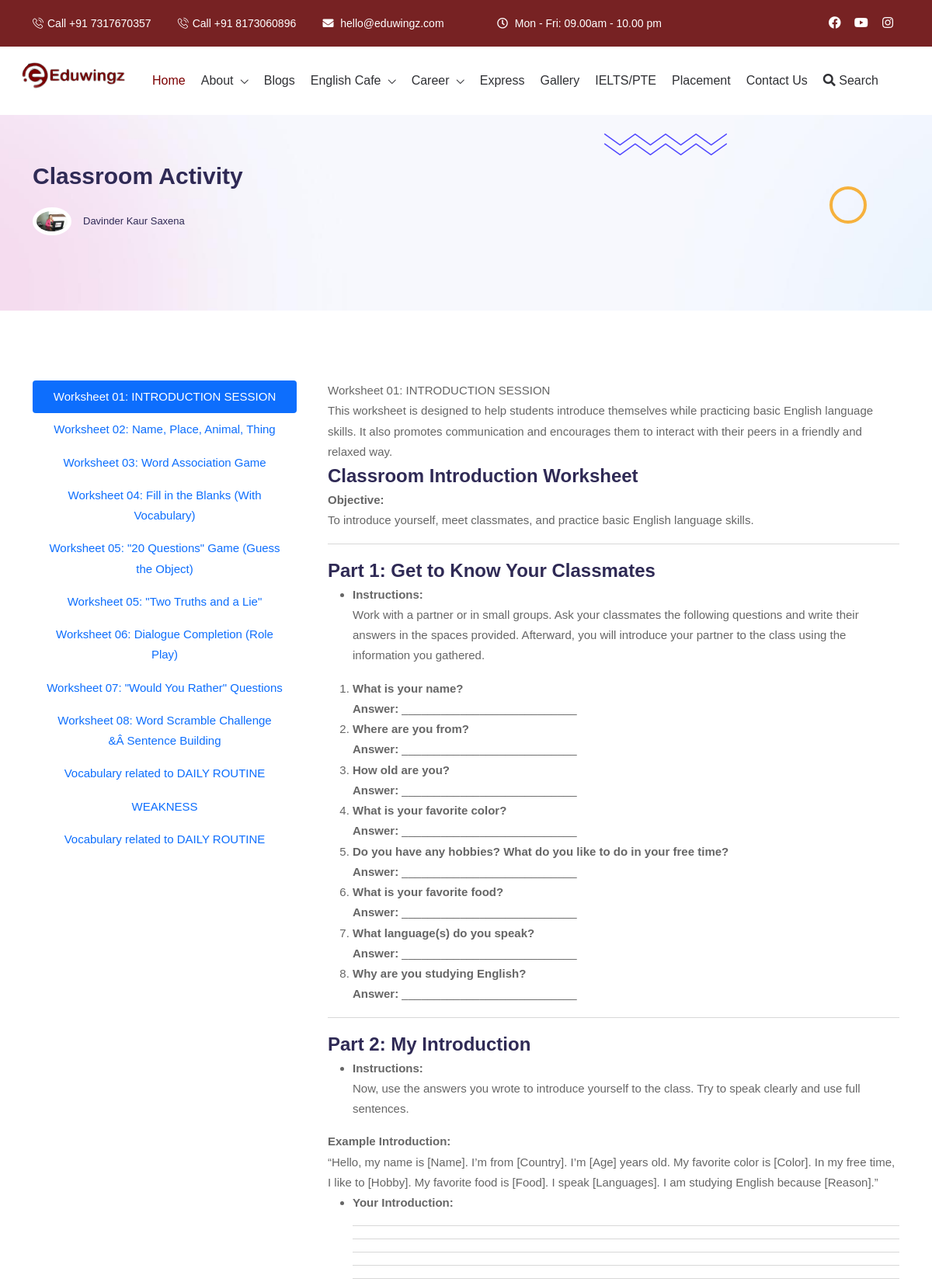
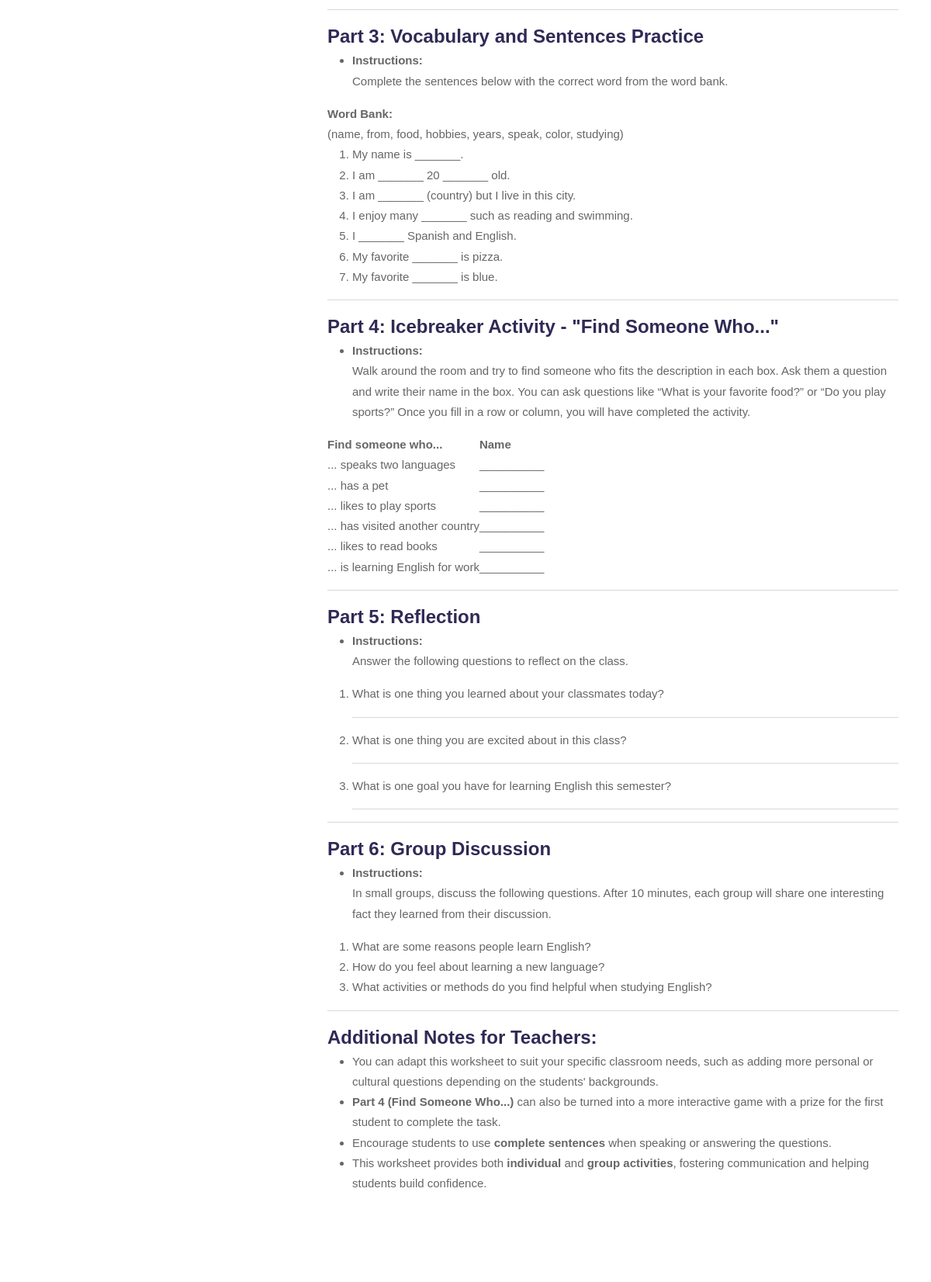
/classroom.php (upper part), run on the app's committed database (2 pictures, top to bottom).
### tables this page shows
CREATE TABLE `custom_pages` (
  `id` int(11) NOT NULL,
  `pagename` varchar(255) NOT NULL,
  `heading` varchar(255) NOT NULL,
  `image` varchar(255) DEFAULT NULL,
  `description` longtext NOT NULL,
  `date` timestamp NOT NULL DEFAULT CURRENT_TIMESTAMP
);

### classroom.php (the view, shortened to what this page needs)
<?php include 'header.php' ?>
<div class="section page-banner-section" style="background-image: url(assets/images/bg/page-banner.jpg);">
  <div class="shape-1">
    <img src="assets/images/shape/shape-7.png" alt="">
  </div>
  <div class="shape-3"></div>
  <div class="container">
    <div class="course-details-banner-content">
      <h2 class="title">Classroom Activity</h2>
      <div class="course-details-meta">
        <div class="meta-action">
          <div class="meta-author">
            <img src="assets/images/team/dxs.jpg" alt="Author">
          </div>
          <div class="meta-name">
            <p class="name">Davinder Kaur Saxena</p>
          </div>
        </div>
      </div>
    </div>
  </div>
</div>
<div class="section section-padding">
  <div class="container">
    <div class="row justify-content-between">
      <div class="col-12 col-lg-4">
        <div class="nav flex-column nav-pills me-3" id="v-pills-tab" role="tablist" aria-orientation="vertical">
          <?php
          include ('code/db.php');
          $tb = "SELECT * FROM `custom_pages` WHERE `pagename` = 'Classroom Activity'";
          $i = 1;
          $qry = mysqli_query($conn, $tb);
          while ($data = mysqli_fetch_assoc($qry)) {
            ?>
            <button class="nav-link <?= ($i == 1) ? "active" : "" ?>" id="page-section-tab<?= $data['id'] ?>"
              data-bs-toggle="pill" data-bs-target="#page-section<?= $data['id'] ?>" type="button" role="tab"
              aria-controls="page-section<?= $data['id'] ?>" aria-selected="<?= ($i == 1) ? "true" : "false" ?>">
              <?= $data['heading'] ?>
            </button>
            <?php
            $i++;
          }
          ?>
        </div>
      </div>
      <div class="col-12 col-lg-8">
        <div class="tab-content" id="v-pills-tabContent">
          <?php
          mysqli_data_seek($qry, 0);
          $i = 1;
          while ($data1 = mysqli_fetch_assoc($qry)) {
            ?>
            <div class="tab-pane fade <?= ($i == 1) ? "show active" : "" ?>" id="page-section<?= $data1['id'] ?>"
              role="tabpanel" aria-labelledby="page-section-tab<?= $data1['id'] ?>" tabindex="0">
              <?= $data1['description'] ?>
            </div>
            <?php
            $i++;
          }
          ?>
        </div>
      </div>
    </div>
  </div>
</div>
  <?php include 'footer.php' ?>

### data on the page
custom_pages: heading "Worksheet 01: INTRODUCTION SESSION", description "Worksheet 01: INTRODUCTION SESSION This worksheet is designed to help students introduce themselves while practicing basic English language skills. It also promotes communication and encourages them to interact with their peers in a friendly and relaxed way. Classroom Introduction Worksheet Objective: To introduce yourself, meet classmates, and practice basic English language skills. Part 1: Get to Know Your Classmates Instructions: Work with a partner or in small groups. Ask your classmates the following questions and write their answers in the spaces provided. Afterward, you will introduce your partner to the class using the information you gathered. What is your name? Answer:…"
custom_pages: heading "Worksheet 02: Name, Place, Animal, Thing"
custom_pages: heading "Worksheet 03: Word Association Game"
custom_pages: heading "Worksheet 04: Fill in the Blanks (With Vocabulary)"
custom_pages: heading "Worksheet 05: \"20 Questions\" Game (Guess the Object)"
custom_pages: heading "Worksheet 05: \"Two Truths and a Lie\""
custom_pages: heading "Worksheet 06: Dialogue Completion (Role Play)"
custom_pages: heading "Worksheet 07: \"Would You Rather\" Questions"
custom_pages: heading "Worksheet 08: Word Scramble Challenge &Â Sentence Building"
custom_pages: heading "Vocabulary related to DAILY ROUTINE"
custom_pages: heading "WEAKNESS"
custom_pages: heading "Vocabulary related to DAILY ROUTINE"
